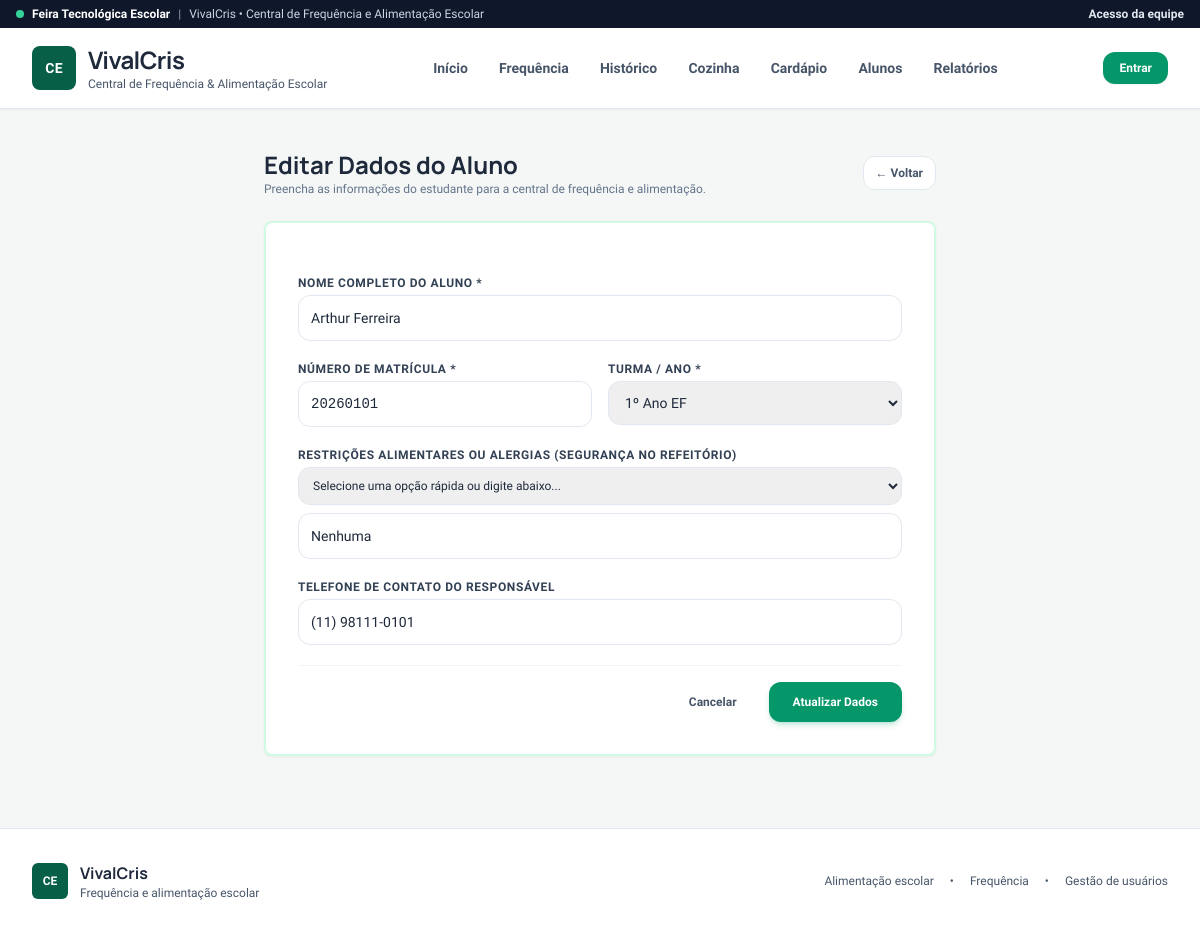
Page /public/alunos/editar?id=1 on the committed database.
### tables this page shows
CREATE TABLE `alunos` (
    `id` INT AUTO_INCREMENT PRIMARY KEY,
    `nome` VARCHAR(150) NOT NULL,
    `matricula` VARCHAR(50) NOT NULL UNIQUE,
    `turma` VARCHAR(50) NOT NULL,
    `avatar` VARCHAR(10) NOT NULL DEFAULT '👦',
    `restricoes` VARCHAR(255) DEFAULT 'Nenhuma',
    `telefone_responsavel` VARCHAR(30) DEFAULT NULL,
    `pontos_nutri` INT DEFAULT 50,
    `created_at` TIMESTAMP DEFAULT CURRENT_TIMESTAMP
);

### core/Controller.php (called while the page is built, shortened)
<?php
class Controller {
    protected function view(string $viewPath, array $data = []): void {
        extract($data);
        $viewFile = __DIR__ . "/../app/Views/{$viewPath}.php";
        require_once $viewFile;
    }
}

### app/Controllers/AlunosController.php (called while the page is built, shortened)
<?php
class AlunosController extends Controller {
    public function editar(): void {
        $id = (int)($_GET['id'] ?? 0);
        $aluno = Aluno::find($id);
        $turmas = Aluno::getTurmas();
        $this->view('alunos/form', [
            'aluno' => $aluno,
            'turmas' => $turmas,
            'titulo' => 'Editar Dados do Aluno'
        ]);
    }
}

### public/index.php (called while the page is built, shortened)
<?php
spl_autoload_register(function ($class) {
    $prefixApp = 'App\\';
    $prefixCore = 'Core\\';
    $baseDirApp = __DIR__ . '/../app/';
    $baseDirCore = __DIR__ . '/../core/';
    if (strncmp($prefixApp, $class, strlen($prefixApp)) === 0) {
        $relativeClass = substr($class, strlen($prefixApp));
        $file = $baseDirApp . str_replace('\\', '/', $relativeClass) . '.php';
        if (file_exists($file)) {
            return;
        }
    }
    if (strncmp($prefixCore, $class, strlen($prefixCore)) === 0) {
        $relativeClass = substr($class, strlen($prefixCore));
        $file = $baseDirCore . str_replace('\\', '/', $relativeClass) . '.php';
        if (file_exists($file)) {
            return;
        }
    }
});
require_once __DIR__ . '/../core/helpers.php';
Router::dispatch();

### core/helpers.php (called while the page is built, shortened)
<?php
if (!function_exists('base_url')) {
    function base_url(): string {
        $scriptName = $_SERVER['SCRIPT_NAME'] ?? '';
        $base = dirname($scriptName);
        return rtrim(str_replace('\\', '/', $base), '/');
    }
}
if (!function_exists('url')) {
    function url(string $path = ''): string {
        $path = ltrim($path, '/');
        $base = base_url();
        return $base ? "{$base}/{$path}" : "/{$path}";
    }
}

### config/database.php (called while the page is built)
<?php
return [
    'driver' => 'mysql',
    'mysql' => [
        'host' => '127.0.0.1',
        'port' => 3306,
        'database' => 'central_escolar',
        'username' => 'root',
        'password' => '',
        'charset' => 'utf8mb4'
    ],
    'sqlite' => [
        'database' => __DIR__ . '/../database/escola.sqlite'
    ]
];

### app/Models/Database.php (called while the page is built, shortened)
<?php
class Database {
    private static ?PDO $instance = null;
    public static function getInstance(): PDO {
        if (self::$instance === null) {
            $config = require __DIR__ . '/../../config/database.php';
            $driver = $config['driver'] ?? 'mysql';
            try {
                if ($driver === 'mysql') {
                    $mc = $config['mysql'];
                    $dsn = "mysql:host={$mc['host']};port={$mc['port']};dbname={$mc['database']};charset={$mc['charset']}";
                    self::$instance = new PDO($dsn, $mc['username'], $mc['password']);
                    self::$instance->setAttribute(PDO::ATTR_ERRMODE, PDO::ERRMODE_EXCEPTION);
                    self::$instance->setAttribute(PDO::ATTR_DEFAULT_FETCH_MODE, PDO::FETCH_ASSOC);
                    self::$instance->exec("SET NAMES utf8mb4");
                }
                self::ensureSchema(self::$instance, $driver);
                $userCount = (int)self::$instance->query("SELECT COUNT(*) FROM usuarios")->fetchColumn();
            } catch (PDOException $e) {
                die("Erro ao conectar ao banco de dados ({$driver}): " . $e->getMessage());
            }
        }
        return self::$instance;
    }
    private static function ensureSchema(PDO $db, string $driver): void {
        if ($driver === 'mysql') {
            self::ensureSchemaMysql($db);
        } else {
            self::ensureSchemaSqlite($db);
        }
    }
    private static function ensureSchemaMysql(PDO $db): void {
        $tabelas = ['usuarios', 'alunos', 'frequencias', 'pedidos_cozinha',
                     'historico_frequencia_diaria', 'cardapios', 'refeicoes',
                     'votacao_pratos', 'dicas_nutricao'];
        foreach ($tabelas as $tabela) {
            $stmt = $db->query("SHOW TABLES LIKE '{$tabela}'");
        }
    }
}

### core/Model.php (called while the page is built, shortened)
<?php
abstract class Model {
    protected static ?PDO $db = null;
    protected static function getConnection(): PDO {
        if (self::$db === null) {
            self::$db = Database::getInstance();
        }
        return self::$db;
    }
}

### app/Models/Aluno.php (called while the page is built, shortened)
<?php
class Aluno extends Model {
    public static function find(int $id): ?array {
        $stmt = self::getConnection()->prepare("SELECT * FROM alunos WHERE id = ?");
        $stmt->execute([$id]);
        $result = $stmt->fetch();
        return $result ?: null;
    }
    public static function getTurmas(): array {
        $ordem = [
            '1º Ano EF', '2º Ano EF', '3º Ano EF', '4º Ano EF', '5º Ano EF',
            '6º Ano EF', '7º Ano EF', '8º Ano EF', '9º Ano EF',
            '1º Ano EM', '2º Ano EM', '3º Ano EM'
        ];
        $stmt = self::getConnection()->query("SELECT DISTINCT turma FROM alunos");
        $turmas = $stmt->fetchAll(PDO::FETCH_COLUMN);
        usort($turmas, function($a, $b) use ($ordem) {
            $posA = array_search($a, $ordem);
            $posB = array_search($b, $ordem);
            if ($posA === false && $posB === false) return strcmp($a, $b);
            if ($posA === false) return 1;
            if ($posB === false) return -1;
            return $posA <=> $posB;
        });
        return !empty($turmas) ? $turmas : $ordem;
    }
}

### app/Views/alunos/form.php (the view, shortened to what this page needs)
<?php
require_once __DIR__ . '/../layouts/header.php';
$isEdit = !empty($aluno);
$actionUrl = $isEdit ? url('alunos/atualizar') : url('alunos/salvar');
?>
<div class="max-w-2xl mx-auto">
    <div class="flex items-center justify-between mb-6">
        <div>
            <h1 class="text-2xl font-brand font-bold text-slate-800"><?= htmlspecialchars($titulo) ?></h1>
            <p class="text-xs text-slate-500">Preencha as informações do estudante para a central de frequência e alimentação.</p>
        </div>
        <a href="<?= url('alunos') ?>" class="text-xs font-bold text-slate-600 hover:text-slate-800 bg-white px-3 py-2 rounded-xl border border-slate-200">
            ← Voltar
        </a>
    </div>
    <div class="fun-card p-6 sm:p-8 bg-white border-2 border-emerald-100">
        <form method="POST" action="<?= $actionUrl ?>" class="space-y-5">
            <div>
                <label class="block text-xs font-bold text-slate-700 uppercase tracking-wider mb-1">
                    Nome Completo do Aluno *
                </label>
                <input type="text" name="nome" required value="<?= htmlspecialchars($aluno['nome'] ?? '') ?>" placeholder="Ex: Lucas Gabriel Oliveira"
                       class="w-full text-sm p-3 rounded-xl border border-slate-200 focus:outline-none focus:ring-2 focus:ring-emerald-500">
            </div>
            <div class="grid grid-cols-1 sm:grid-cols-2 gap-4">
                <div>
                    <label class="block text-xs font-bold text-slate-700 uppercase tracking-wider mb-1">
                        Número de Matrícula *
                    </label>
                    <input type="text" name="matricula" required value="<?= htmlspecialchars($aluno['matricula'] ?? '2026' . rand(1000, 9999)) ?>"
                           class="w-full text-sm p-3 rounded-xl border border-slate-200 font-mono focus:outline-none focus:ring-2 focus:ring-emerald-500">
                </div>
                <div>
                    <label class="block text-xs font-bold text-slate-700 uppercase tracking-wider mb-1">
                        Turma / Ano *
                    </label>
                    <select name="turma" required class="w-full text-sm p-3 rounded-xl border border-slate-200 focus:outline-none focus:ring-2 focus:ring-emerald-500">
                        <?php
                            $turmasPadrao = [
                                '1º Ano EF', '2º Ano EF', '3º Ano EF', '4º Ano EF', '5º Ano EF',
                                '6º Ano EF', '7º Ano EF', '8º Ano EF', '9º Ano EF',
                                '1º Ano EM', '2º Ano EM', '3º Ano EM'
                            ];
                            $turmasDisponiveis = !empty($turmas) ? $turmas : $turmasPadrao;
                            $turmaAtual = $aluno['turma'] ?? '1º Ano EF';
                        ?>
                        <?php foreach ($turmasDisponiveis as $t): ?>
                            <option value="<?= htmlspecialchars($t) ?>" <?= ($turmaAtual === $t) ? 'selected' : '' ?>>
                                <?= htmlspecialchars($t) ?>
                            </option>
                        <?php endforeach; ?>
                    </select>
                </div>
            </div>
            <div>
                <label class="block text-xs font-bold text-slate-700 uppercase tracking-wider mb-1">
                    Restrições Alimentares ou Alergias (Segurança no Refeitório)
                </label>
                <select name="restricoes_sugestao" onchange="if(this.value) document.getElementById('campoRestricao').value = this.value" class="w-full text-xs p-2.5 rounded-xl border border-slate-200 mb-2">
                    <option value="">Selecione uma opção rápida ou digite abaixo...</option>
                </select>
                <input type="text" id="campoRestricao" name="restricoes" value="<?= htmlspecialchars($aluno['restricoes'] ?? 'Nenhuma') ?>"
                       placeholder="Ex: Sem Lactose ou Nenhuma"
                       class="w-full text-sm p-3 rounded-xl border border-slate-200 focus:outline-none focus:ring-2 focus:ring-emerald-500">
            </div>
            <div>
                <label class="block text-xs font-bold text-slate-700 uppercase tracking-wider mb-1">
                    Telefone de Contato do Responsável
                </label>
                <input type="text" name="telefone_responsavel" value="<?= htmlspecialchars($aluno['telefone_responsavel'] ?? '') ?>" placeholder="(11) 98765-4321"
                       class="w-full text-sm p-3 rounded-xl border border-slate-200 focus:outline-none focus:ring-2 focus:ring-emerald-500">
            </div>
            <div class="pt-4 border-t border-slate-100 flex items-center justify-end gap-3">
                <a href="<?= url('alunos') ?>" class="px-5 py-2.5 text-xs font-bold text-slate-600 hover:bg-slate-100 rounded-xl transition">
                    Cancelar
                </a>
                <button type="submit" class="px-6 py-3 bg-emerald-600 hover:bg-emerald-700 text-white font-bold rounded-xl text-xs shadow-md shadow-emerald-600/20 transition transform active:scale-95">
                    <?= $isEdit ? 'Atualizar Dados' : 'Cadastrar Aluno 🚀' ?>
                </button>
            </div>
        </form>
    </div>
</div>
<?php require_once __DIR__ . '/../layouts/footer.php'; ?>

### public/css/style.css (style rules this page uses)
.fun-card { background: #ffffff; border-radius: 0.5rem; border: 1px solid #e2e8f0; box-shadow: 0 1px 3px rgba(15, 23, 42, 0.05); transition: box-shadow 0.18s ease, border-color 0.18s ease; }
.app-body { background: #f4f7f5; font-family: 'Source Sans 3', sans-serif; }

### rows in the picture
alunos: nome "Arthur Ferreira", matricula "20260101", turma "1º Ano EF", restricoes "Nenhuma", telefone_responsavel "(11) 98111-0101"

### other values in the picture
$titulo "Editar Dados do Aluno"
